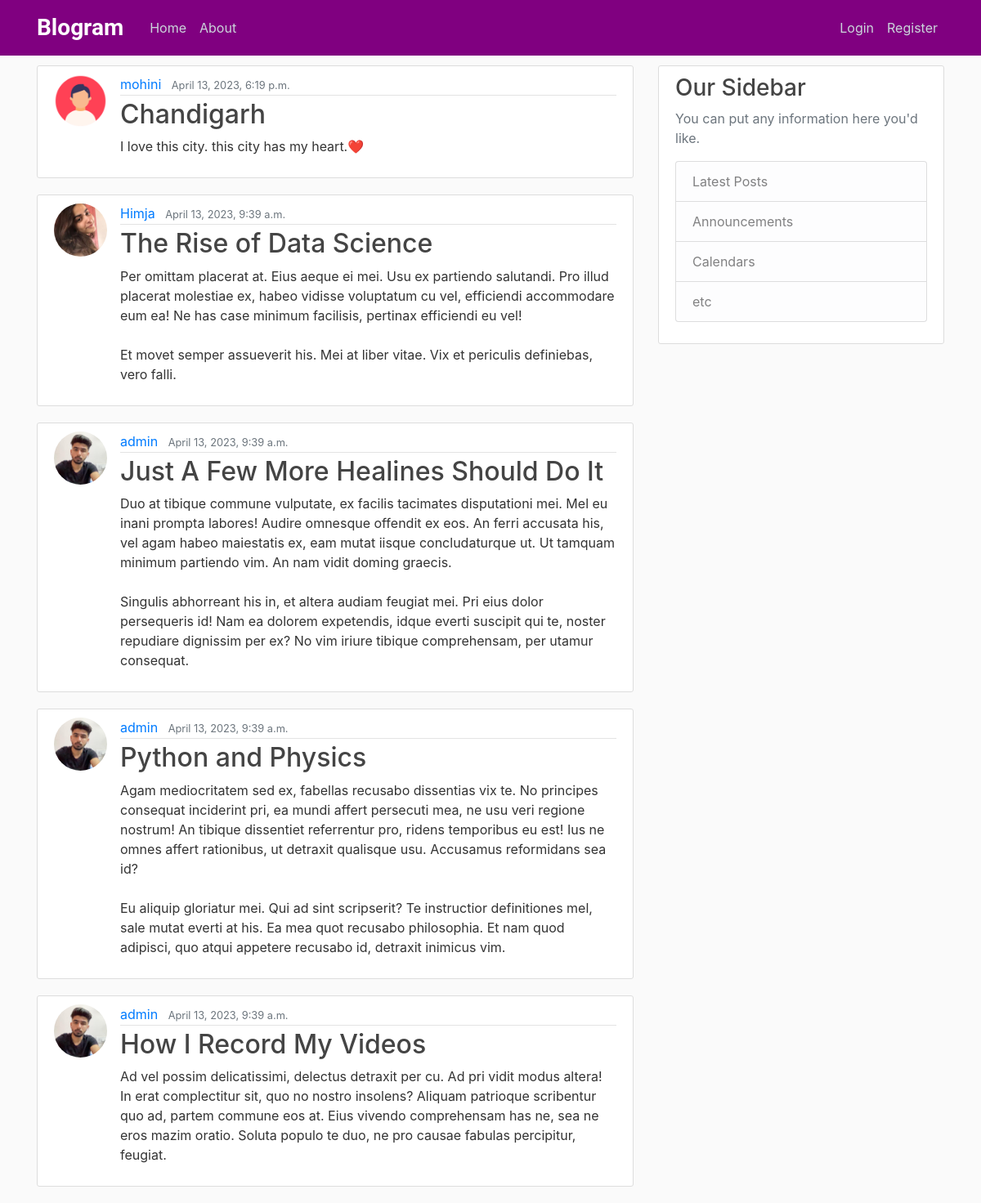
The app's page /, older data.
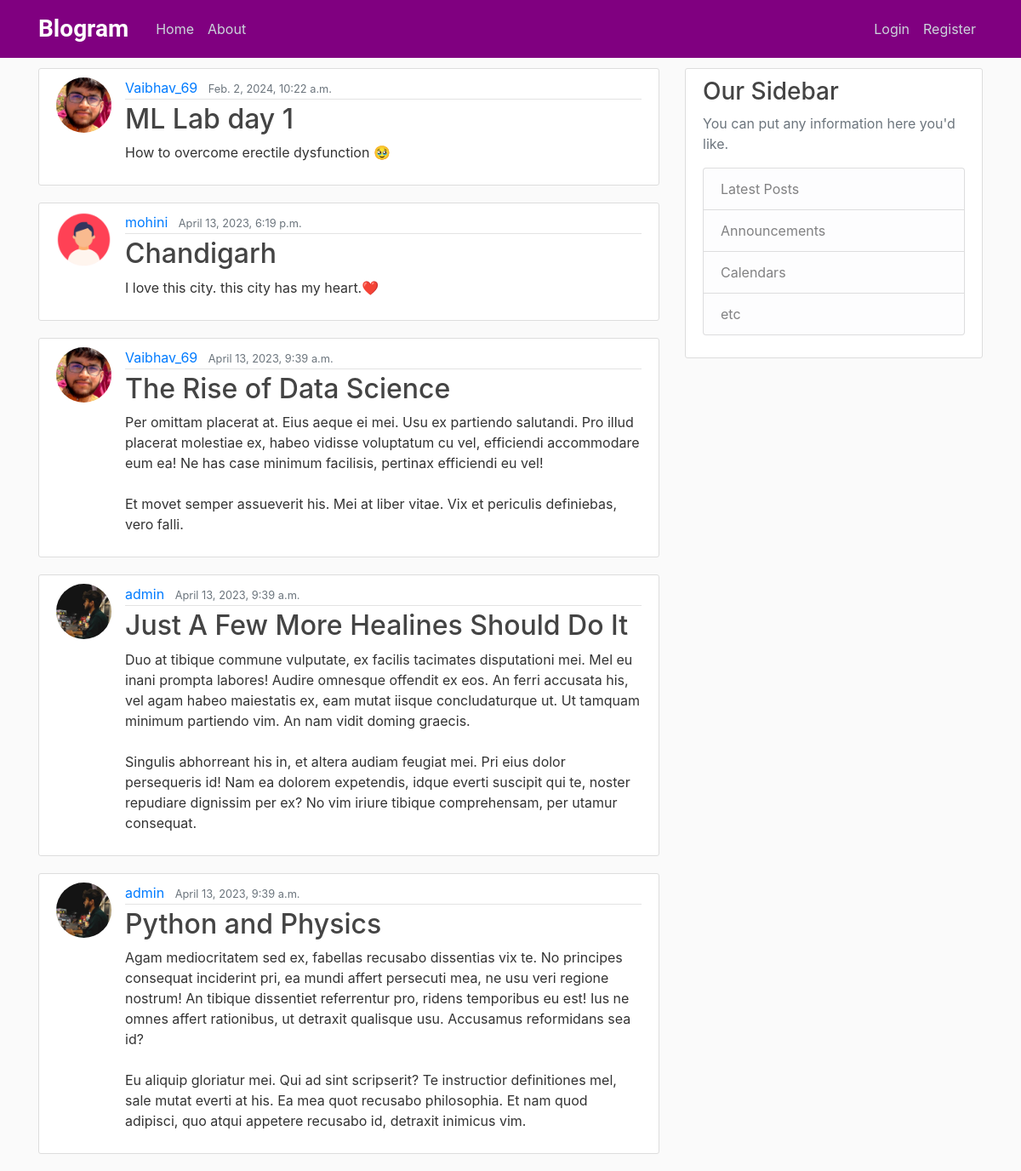
The same page, newer data.
### blog/models.py (models this page shows, shortened)
class Post(models.Model):
    title = models.CharField(max_length=100)
    content = models.TextField()
    date_posted = models.DateTimeField(default=timezone.now)
    author = models.ForeignKey(User, on_delete=models.CASCADE, db_constraint=False)

### users/models.py (models this page shows, shortened)
class Profile(models.Model):
    user = models.OneToOneField(User, on_delete=models.CASCADE)
    image = models.ImageField(default = 'default.jpg', upload_to='profile_pics')

### blog/views.py (the view)
# urls.py: path('', PostListView.as_view(), name='blog-home'),
class PostListView(ListView):
    model = Post
    template_name = 'blog/home.html'  # <app>/<model>_<viewtype>.html
    context_object_name = 'posts'
    ordering = ['-date_posted']
    paginate_by = 5

### blog/templates/blog/home.html
{% extends "blog/base.html" %}
{% block content %}
    {% for post in posts %}
        <article class="media content-section">
          <img class="rounded-circle article-img" src="{{ post.author.profile.image.url }}">
          <div class="media-body">
            <div class="article-metadata">
              <a class="mr-2" href="#">{{ post.author }}</a>
              <small class="text-muted">{{ post.date_posted }}</small>
            </div>
            <h2><a class="article-title" href="{% url 'post-detail' post.id %}">{{ post.title }}</a></h2>
            <p class="article-content">{{ post.content }}</p>
          </div>
        </article>
    {% endfor %}
{% endblock content %}

### blog/templates/blog/base.html (shortened to what this page needs)
{% load static %}
<!DOCTYPE html>
<html>
<head>
    <link rel="stylesheet" href="https://maxcdn.bootstrapcdn.com/bootstrap/4.0.0/css/bootstrap.min.css">
    <link rel="stylesheet" type="text/css" href="{% static 'blog/main.css' %}">
</head>
<body>
    <header class="site-header">
      <head>
      </head>
      <nav class="navbar navbar-expand-md navbar-dark bg-purple fixed-top">
        <div class="container">
          <head>
          </head>
          <a class="navbar-brand mr-4" href="{% url 'blog-home' %}">
            Blogram
          </a>
          <div class="collapse navbar-collapse" id="navbarToggle">
            <div class="navbar-nav mr-auto">
              <a class="nav-item nav-link" href="{% url 'blog-home' %}">Home</a>
              <a class="nav-item nav-link" href="{% url 'blog-about' %}">About</a>
            </div>
            <div class="navbar-nav">
              {% if user.is_authenticated %}
                <a class="nav-item nav-link" href="{% url 'post-create' %}">New Post</a>
                <a class="nav-item nav-link" href="{% url 'profile' %}">Profile</a>
                <a class="nav-item nav-link" href="{% url 'logout' %}">Logout</a>
              {% else %}
                <a class="nav-item nav-link" href="{% url 'login' %}">Login</a>
                <a class="nav-item nav-link" href="{% url 'register' %}">Register</a>
              {% endif %}
            </div>
          </div>
        </div>
      </nav>
    </header>
    <main role="main" class="container">
      <div class="row">
        <div class="col-md-8">
          {% block content %}{% endblock %}
        </div>
        <div class="col-md-4">
          <div class="content-section">
            <h3>Our Sidebar</h3>
            <p class='text-muted'>You can put any information here you'd like.
              <ul class="list-group">
                <li class="list-group-item list-group-item-light">Latest Posts</li>
                <li class="list-group-item list-group-item-light">Announcements</li>
                <li class="list-group-item list-group-item-light">Calendars</li>
                <li class="list-group-item list-group-item-light">etc</li>
              </ul>
            </p>
          </div>
        </div>
      </div>
    </main>
</body>
</html>

### blog/static/blog/main.css (style rules this page uses)
body { background: #fafafa; color: #333333; margin-top: 5rem; }
h1, h2, h3, h4, h5, h6 { color: #444444; }
ul { margin: 0; }
.site-header .navbar-nav .nav-link { color: #cbd5db; }
.content-section { background: #ffffff; padding: 10px 20px; border: 1px solid #dddddd; border-radius: 3px; margin-bottom: 20px; }
.article-title { color: #444444; }
.article-content { white-space: pre-line; }
.article-img { height: 65px; width: 65px; margin-right: 16px; }
.article-metadata { padding-bottom: 1px; margin-bottom: 4px; border-bottom: 1px solid #e3e3e3 }

### blog/templates/blog/base.html (style rules this page uses)
.bg-purple { background-color: purple; }

Row changes from the older to the newer data that the page shows:
no longer on this page (row unchanged): Post: author.profile.image (picture), author "admin", date_posted "April 13, 2023, 9:39 a.m.", title "How I Record My Videos", content "Ad vel possim delicatissimi, delectus detraxit per cu. Ad pri vidit modus altera! In erat complectitur sit, quo no nostro insolens? Aliquam patrioque scribentur quo ad, partem commune eos at. Eius vivendo comprehensam has ne, sea ne eros mazim oratio. Soluta populo te duo, ne pro causae fabulas percipitur, feugiat."
added Post: author.profile.image (picture), author "Vaibhav_69", date_posted "Feb. 2, 2024, 10:22 a.m.", title "ML Lab day 1", content "How to overcome erectile dysfunction 🥹"
changed through a linked row, Post "The Rise of Data Science": author.profile.image: a different picture; author "Himja" → "Vaibhav_69"
changed through a linked row, Post "Just A Few More Healines Should Do It": author.profile.image: a different picture
changed through a linked row, Post "Python and Physics": author.profile.image: a different picture
